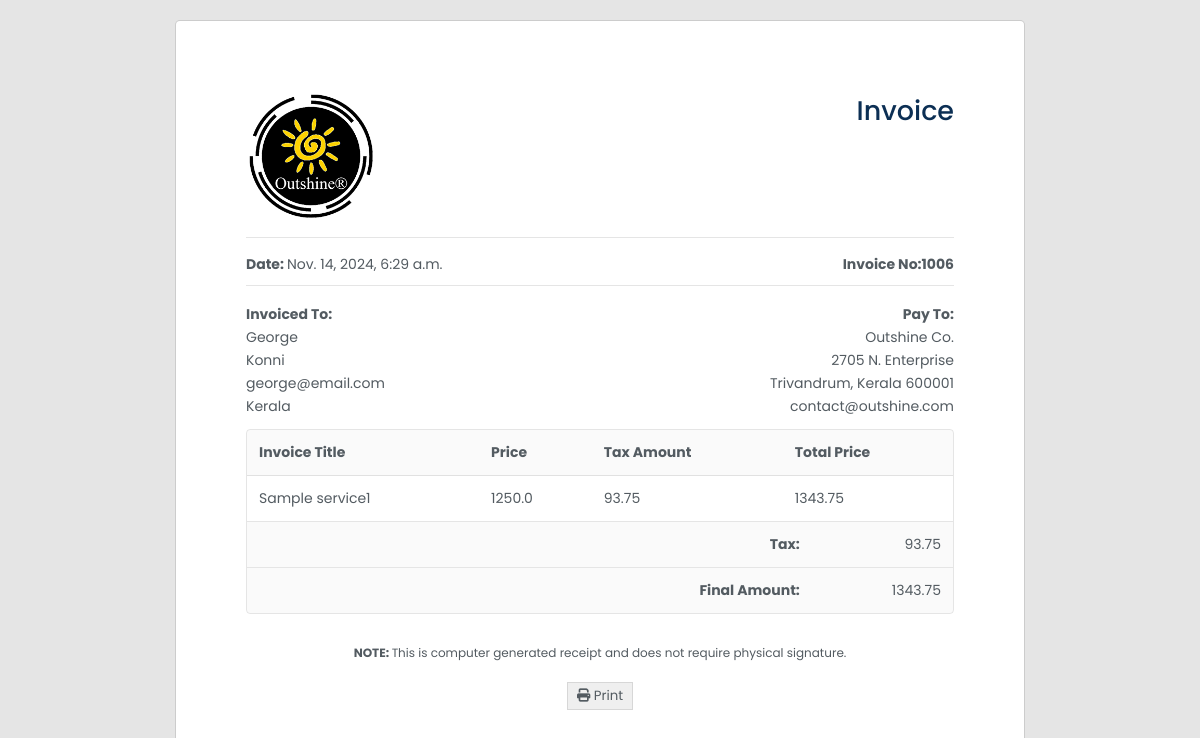
Page /app/invoiceAddition/george/ (signed in) on the earlier database version.
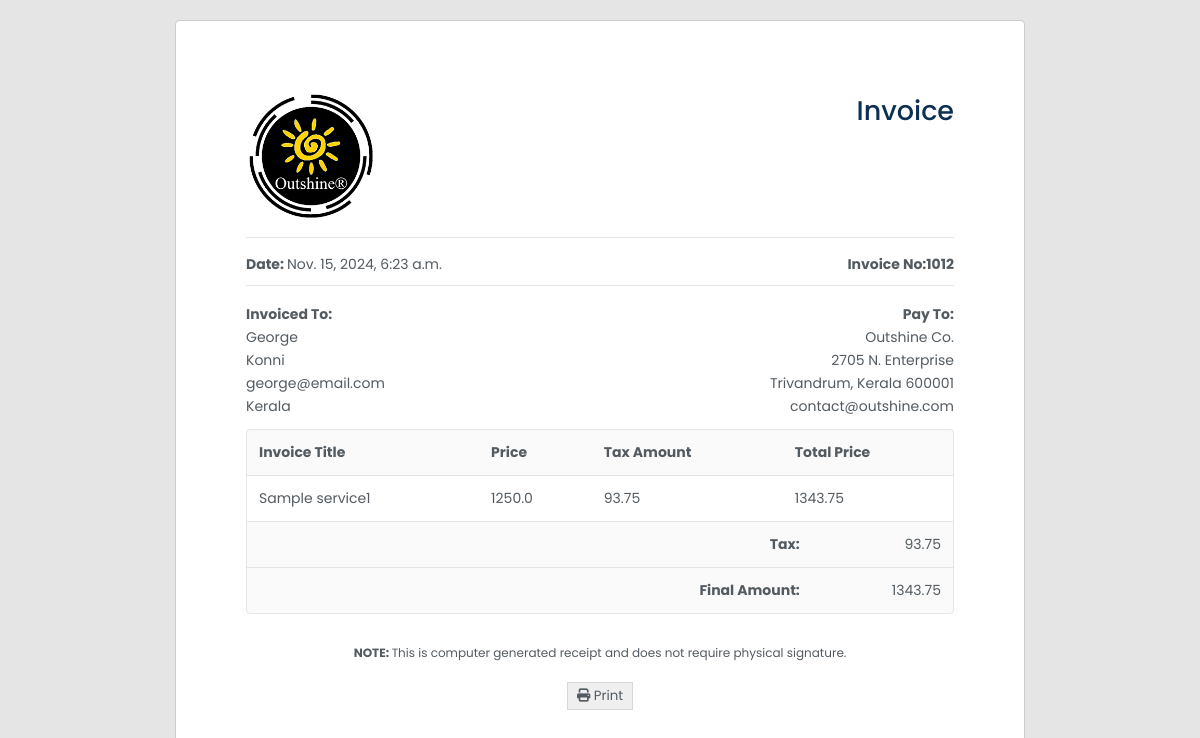
Same page on the later database version.
### doctor/models.py (models this page shows, shortened)
class InvoiceData(models.Model):
    patient = models.ForeignKey(PatientDetails, on_delete=models.CASCADE)
    service = models.ManyToManyField(HospitalService, through='InvoiceItem')
    slug = models.SlugField(unique=True)
    date = models.DateField()
    created = models.DateTimeField(auto_now_add=True, auto_now=False)
    last_updated = models.DateTimeField(auto_now_add=False, auto_now=True)
    @property
    def invoice_number(self):
        default = 1001
        for add in range(self.id):
            default += 1
        return default
    @property
    def total_tax(self):
        amount=0
        for tax in self.service.all():
            amount += tax.tax_amount
        return amount
    @property
    def final_amount(self):
        amount=0
        for price in self.service.all():
            amount += price.total_price
        return amount

class PatientDetails(models.Model):
    patient_number = models.IntegerField(null=True)
    patient_name = models.CharField(max_length=50)
    gender = models.CharField(
         max_length=20,
         choices=(("Male", "Male"), ("Female", "Female"), ("Other", "Other")),
     )
    blood_group = models.CharField(
        max_length=20, blank=True, null=True,
        choices=(
            ("O-", "O-"),
            ("O+", "O+"),
            ("A-", "A-"),
            ("A+", "A+"),
            ("B-", "B-"),
            ("B+", "B+"),
            ("AB-", "AB-"),
            ("AB+", "AB+"),
        ),
    )
    address = models.CharField(max_length=250, blank=True, null=True)
    state = models.CharField(max_length=200, blank=True, null=True)
    country = models.CharField(max_length=200, blank=True, null=True)
    pin_code = models.BigIntegerField(blank=True, null=True)
    email = models.EmailField(default="", max_length=50, unique=True)
    date_of_birth = models.DateField()
    phone_number = models.CharField(default="", max_length=20)
    patient_image = models.BinaryField(blank=True, null=True)
    created = models.DateTimeField(auto_now_add=True)
    updated = models.DateTimeField(auto_now=True)

class HospitalService(models.Model):
    service_name = models.CharField(max_length=100, blank=False)
    slug = models.SlugField(unique=True)
    price = models.FloatField(default=0)
    tax_percentage = models.FloatField(default=0)
    @property
    def tax_amount(self):
        amount = self.price * (self.tax_percentage/100)
        return amount
    @property
    def total_price(self):
        amount = self.price + self.tax_amount
        return amount

### doctor/views.py (the view)
# urls.py: path("invoiceAddition/<slug:slug>/", views.invoice_additional_data, name="addition_data"),
@login_required
def invoice_additional_data(request, slug):
    invoice = InvoiceData.objects.get(slug=slug)
    context = { 'invoice': invoice }
    return render(request, "invoice/invoiceAddData.html", context)

### templates/invoice/invoiceAddData.html (shortened to what this page needs)
{% load compress static %}
<!DOCTYPE html>
<html>
    <head>
        <link rel="stylesheet" href="https://cdnjs.cloudflare.com/ajax/libs/font-awesome/6.2.1/css/all.min.css" />
    {% compress css %}
        <link rel="stylesheet" href="{% static 'css/invoice_style.css' %}">
    {% endcompress %}
    </head>
    <body>
        <div class = "invoice-wrapper" id = "print-area">
            <div class = "invoice">
                <div class = "invoice-container">
                    <div class = "invoice-head">
                        <div class = "invoice-head-top">
                            <div class = "invoice-head-top-left text-start">
                                <img src = "{% static 'img/outshine-logo.png' %}">
                            </div>
                            <div class = "invoice-head-top-right text-end">
                                <h3>Invoice</h3>
                            </div>
                        </div>
                        <div class = "hr"></div>
                        <div class = "invoice-head-middle">
                            <div class = "invoice-head-middle-left text-start">
                                <p><span class = "text-bold">Date: </span>{{ invoice.created }}</p>
                            </div>
                            <div class = "invoice-head-middle-right text-end">
                                <p><spanf class = "text-bold">Invoice No:</span>{{ invoice.invoice_number }}</p>
                            </div>
                        </div>
                        <div class = "hr"></div>
                        <div class = "invoice-head-bottom">
                            <div class = "invoice-head-bottom-left">
                                <ul>
                                    <li class = 'text-bold'>Invoiced To:</li>
                                    <li>{{ invoice.patient.patient_name }}</li>
                                        <li>{{ invoice.patient.address }}</li>
                                        <li>{{ invoice.patient.email }}</li>
                                        <li>{{ invoice.patient.state }}</li>
                                </ul>
                            </div>
                            <div class = "invoice-head-bottom-right">
                                <ul class = "text-end">
                                    <li class = 'text-bold'>Pay To:</li>
                                    <li>Outshine Co.</li>
                                    <li>2705 N. Enterprise</li>
                                    <li>Trivandrum, Kerala 600001</li>
                                    <li>contact@outshine.com</li>
                                </ul>
                            </div>
                        </div>
                    </div>
                    <div class = "overflow-view">
                        <div class = "invoice-body">
                            <table>
                                <thead>
                                    <tr>
                                        <td class = "text-bold">Invoice Title</td>
                                        <td class = "text-bold">Price</td>
                                        <td class = "text-bold">Tax Amount</td>
                                        <td class = "text-bold">Total Price</td>
                                    </tr>
                                </thead>
                                <tbody>
                                    {% for data in invoice.service.all %}
                                    <tr>
                                        <td>{{ data.service_name }}</td>
                                        <td>{{ data.price }}</td>
                                        <td>{{ data.tax_amount }}</td>
                                        <td>{{ data.total_price }}</td>
                                    </tr>
                                    {% endfor %}
                                </tbody>
                            </table>
                            <div class = "invoice-body-bottom">
                                <div class = "invoice-body-info-item border-bottom">
                                    <div class = "info-item-td text-end text-bold">Tax:</div>
                                    <div class = "info-item-td text-end">{{ invoice.total_tax }}</div>
                                </div>
                                <div class = "invoice-body-info-item">
                                    <div class = "info-item-td text-end text-bold">Final Amount:</div>
                                    <div class = "info-item-td text-end">{{ invoice.final_amount }}</div>
                                </div>
                            </div>
                        </div>
                    </div>
                    <div class = "invoice-foot text-center">
                        <p><span class = "text-bold text-center">NOTE:&nbsp;</span>This is computer generated receipt and does not require physical signature.</p>
                        <div class = "invoice-btns">
                            <button type = "button" class = "invoice-btn" onclick="printInvoice()">
                                <span>
                                    <i class="fa-solid fa-print"></i>
                                </span>
                                <span>Print</span>
                            </button>
                        </div>
                    </div>
                </div>
            </div>
        </div>
    </body>
</html>

### static/css/invoice_style.css (style rules this page uses)
*, *::after, *::before { padding: 0; margin: 0; box-sizing: border-box; }
:root { --blue-color: #0c2f54; --dark-color: #535b61; --white-color: #fff; }
ul { list-style-type: none; }
ul li { margin: 2px 0; }
.text-end { text-align: right; }
.text-center { text-align: center; }
.text-start { text-align: left; }
.text-bold { font-weight: 700; }
.hr { height: 1px; background-color: rgba(0, 0, 0, 0.1); }
.border-bottom { border-bottom: 1px solid rgba(0, 0, 0, 0.1); }
body { font-family: 'Poppins', sans-serif; color: var(--dark-color); font-size: 14px; }
.invoice-wrapper { min-height: 100vh; background-color: rgba(0, 0, 0, 0.1); padding-top: 20px; padding-bottom: 20px; }
.invoice { max-width: 850px; margin-right: auto; margin-left: auto; background-color: var(--white-color); padding: 70px; border: 1px solid rgba(0, 0, 0, 0.2); border-radius: 5px; min-height: 920px; }
.invoice-head-top-left img { width: 130px; }
.invoice-head-top-right h3 { font-weight: 500; font-size: 27px; color: var(--blue-color); }
.invoice-head-middle, .invoice-head-bottom { padding: 16px 0; }
.invoice-body { border: 1px solid rgba(0, 0, 0, 0.1); border-radius: 4px; overflow: hidden; }
.invoice-body table { border-collapse: collapse; border-radius: 4px; width: 100%; }
.invoice-body table td, .invoice-body table th { padding: 12px; }
.invoice-body table tr { border-bottom: 1px solid rgba(0, 0, 0, 0.1); }
.invoice-body table thead { background-color: rgba(0, 0, 0, 0.02); }
.invoice-body-info-item { display: grid; grid-template-columns: 80% 20%; }
.invoice-body-info-item .info-item-td { padding: 12px; background-color: rgba(0, 0, 0, 0.02); }
.invoice-foot { padding: 30px 0; }
.invoice-foot p { font-size: 12px; }
.invoice-btns { margin-top: 20px; display: flex; justify-content: center; }
.invoice-btn { padding: 3px 9px; color: var(--dark-color); font-family: inherit; border: 1px solid rgba(0, 0, 0, 0.1); cursor: pointer; }
.invoice-head-top, .invoice-head-middle, .invoice-head-bottom { display: grid; grid-template-columns: repeat(2, 1fr); padding-bottom: 10px; }
.overflow-view { overflow-x: scroll; }
.invoice-body { min-width: 600px; }

Differences in the rows shown:
removed InvoiceData: created "Nov. 14, 2024, 6:29 a.m.", invoice_number "1006", patient.patient_name "George", patient.address "Konni", patient.email "george@email.com", patient.state "Kerala", total_tax "93.75", final_amount "1343.75"
added InvoiceData: created "Nov. 15, 2024, 6:23 a.m.", invoice_number "1012", patient.patient_name "George", patient.address "Konni", patient.email "george@email.com", patient.state "Kerala", total_tax "93.75", final_amount "1343.75"
